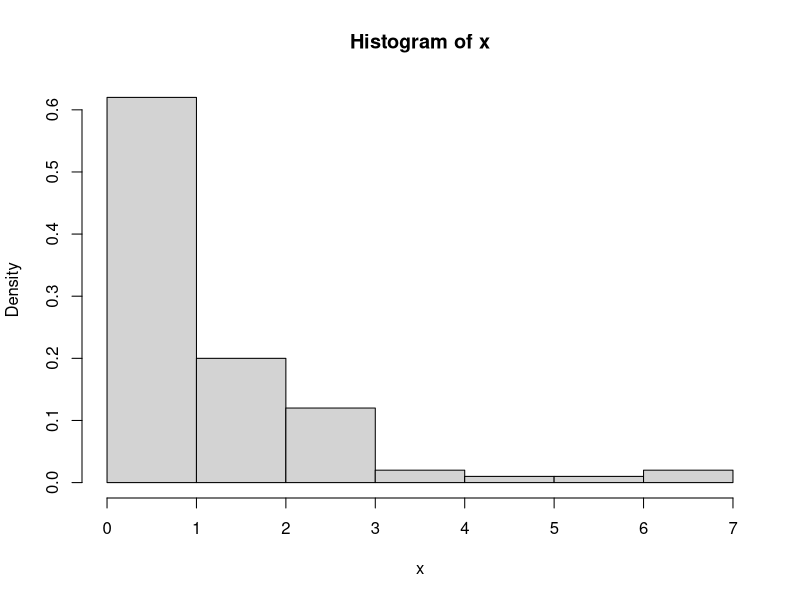

Here is the R script that generated this plot:
## ---- chunk 1
knitr::opts_chunk$set(echo = TRUE)
## ---- chunk 2
2+2
sin(3.14)
exp(1)
log(2.71)
pi
## ---- chunk 3
x <- 1+2+3+4+5+6
x*2
## ---- chunk 4
y <- c(1,2,3,4,5,6,7,8,9)
y
## ---- chunk 5
x <- c(1,2,3,4,5,6,7,8,9,10)
x
sum(x)
mean(x)
sd(x)
var(x)
## ---- chunk 6
 x <- c(1,2,3,4,5)
y <- c(6,7,8,9,10)
z=x+y
z

x*y

sin(z)
## ---- chunk 7
x<- c(0.1, 0.2, 0.3, 0.4, 0.5)
x <- x[-5]
x
x <- c(x, 5.5)
x
## ---- chunk 8
x<- rbinom(12,1, 0.5)
x
z <- sample(6,12, replace =TRUE)
z
x<- rnorm(10, 5, 1)
x
z <- runif(10, min=-1, max=1)
z
## ---- chunk 9
x <- rexp(100,1)
hist(x, prob=TRUE)
## ---- chunk 10
sincos <- function(x){
z <- sin(x) + cos(x);
z
}
sincos(1)
## ---- chunk 11
numrolls <- function(){
n=0
x=0
while(x <6){
x <- sample(6,1, replace =TRUE)
n <- n+1
}
n
}

mean(replicate(1000, numrolls()) )
